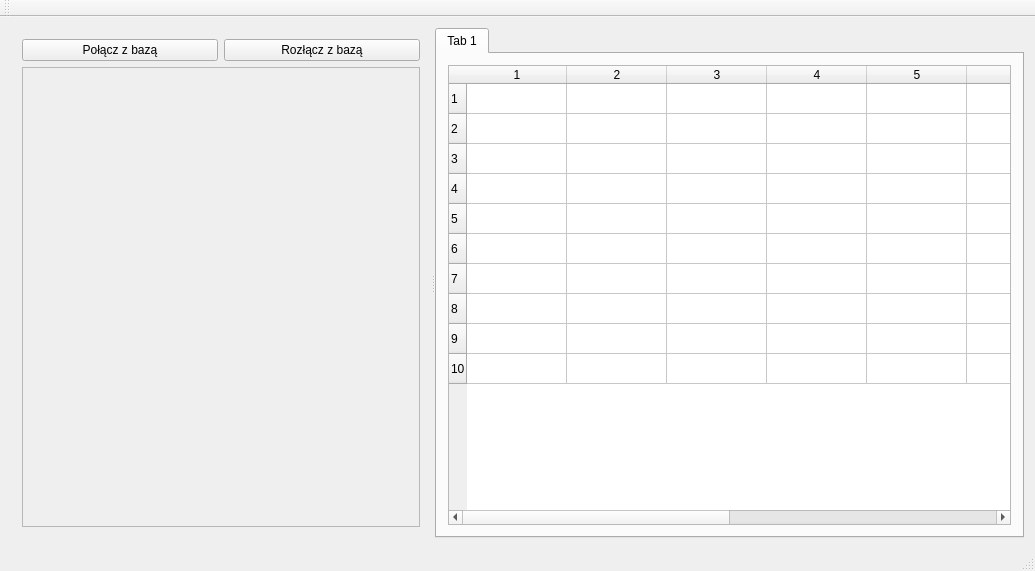
<?xml version="1.0" encoding="UTF-8"?>
<ui version="4.0">
 <class>MainWindow</class>
 <widget class="QMainWindow" name="MainWindow">
  <property name="geometry">
   <rect>
    <x>0</x>
    <y>0</y>
    <width>1035</width>
    <height>571</height>
   </rect>
  </property>
  <property name="windowTitle">
   <string>MainWindow</string>
  </property>
  <widget class="QWidget" name="centralWidget">
   <layout class="QHBoxLayout" name="horizontalLayout_2">
    <item>
     <widget class="QSplitter" name="splitter">
      <property name="orientation">
       <enum>Qt::Horizontal</enum>
      </property>
      <widget class="QWidget" name="">
       <layout class="QVBoxLayout" name="verticalLayout">
        <item>
         <layout class="QHBoxLayout" name="horizontalLayout">
          <item>
           <widget class="QPushButton" name="pushButton_3">
            <property name="text">
             <string>Połącz z bazą</string>
            </property>
           </widget>
          </item>
          <item>
           <widget class="QPushButton" name="pushButton_2">
            <property name="text">
             <string>Rozłącz z bazą</string>
            </property>
           </widget>
          </item>
         </layout>
        </item>
        <item>
         <widget class="QScrollArea" name="scrollArea">
          <property name="sizePolicy">
           <sizepolicy hsizetype="Expanding" vsizetype="Expanding">
            <horstretch>0</horstretch>
            <verstretch>0</verstretch>
           </sizepolicy>
          </property>
          <property name="minimumSize">
           <size>
            <width>0</width>
            <height>0</height>
           </size>
          </property>
          <property name="sizeAdjustPolicy">
           <enum>QAbstractScrollArea::AdjustToContents</enum>
          </property>
          <property name="widgetResizable">
           <bool>true</bool>
          </property>
          <widget class="QWidget" name="scrollAreaWidgetContents">
           <property name="geometry">
            <rect>
             <x>0</x>
             <y>0</y>
             <width>380</width>
             <height>461</height>
            </rect>
           </property>
          </widget>
         </widget>
        </item>
       </layout>
      </widget>
      <widget class="QTabWidget" name="tabWidget">
       <property name="currentIndex">
        <number>0</number>
       </property>
       <widget class="QWidget" name="tab">
        <attribute name="title">
         <string>Tab 1</string>
        </attribute>
        <layout class="QHBoxLayout" name="horizontalLayout_3">
         <item>
          <widget class="QTableWidget" name="tableWidget">
           <property name="minimumSize">
            <size>
             <width>0</width>
             <height>0</height>
            </size>
           </property>
           <property name="rowCount">
            <number>10</number>
           </property>
           <property name="columnCount">
            <number>10</number>
           </property>
           <row/>
           <row/>
           <row/>
           <row/>
           <row/>
           <row/>
           <row/>
           <row/>
           <row/>
           <row/>
           <column/>
           <column/>
           <column/>
           <column/>
           <column/>
           <column/>
           <column/>
           <column/>
           <column/>
           <column/>
          </widget>
         </item>
        </layout>
       </widget>
      </widget>
     </widget>
    </item>
   </layout>
  </widget>
  <widget class="QMenuBar" name="menuBar">
   <property name="geometry">
    <rect>
     <x>0</x>
     <y>0</y>
     <width>1035</width>
     <height>20</height>
    </rect>
   </property>
  </widget>
  <widget class="QToolBar" name="mainToolBar">
   <attribute name="toolBarArea">
    <enum>TopToolBarArea</enum>
   </attribute>
   <attribute name="toolBarBreak">
    <bool>false</bool>
   </attribute>
  </widget>
  <widget class="QStatusBar" name="statusBar"/>
 </widget>
 <layoutdefault spacing="6" margin="11"/>
 <resources/>
 <connections/>
</ui>
